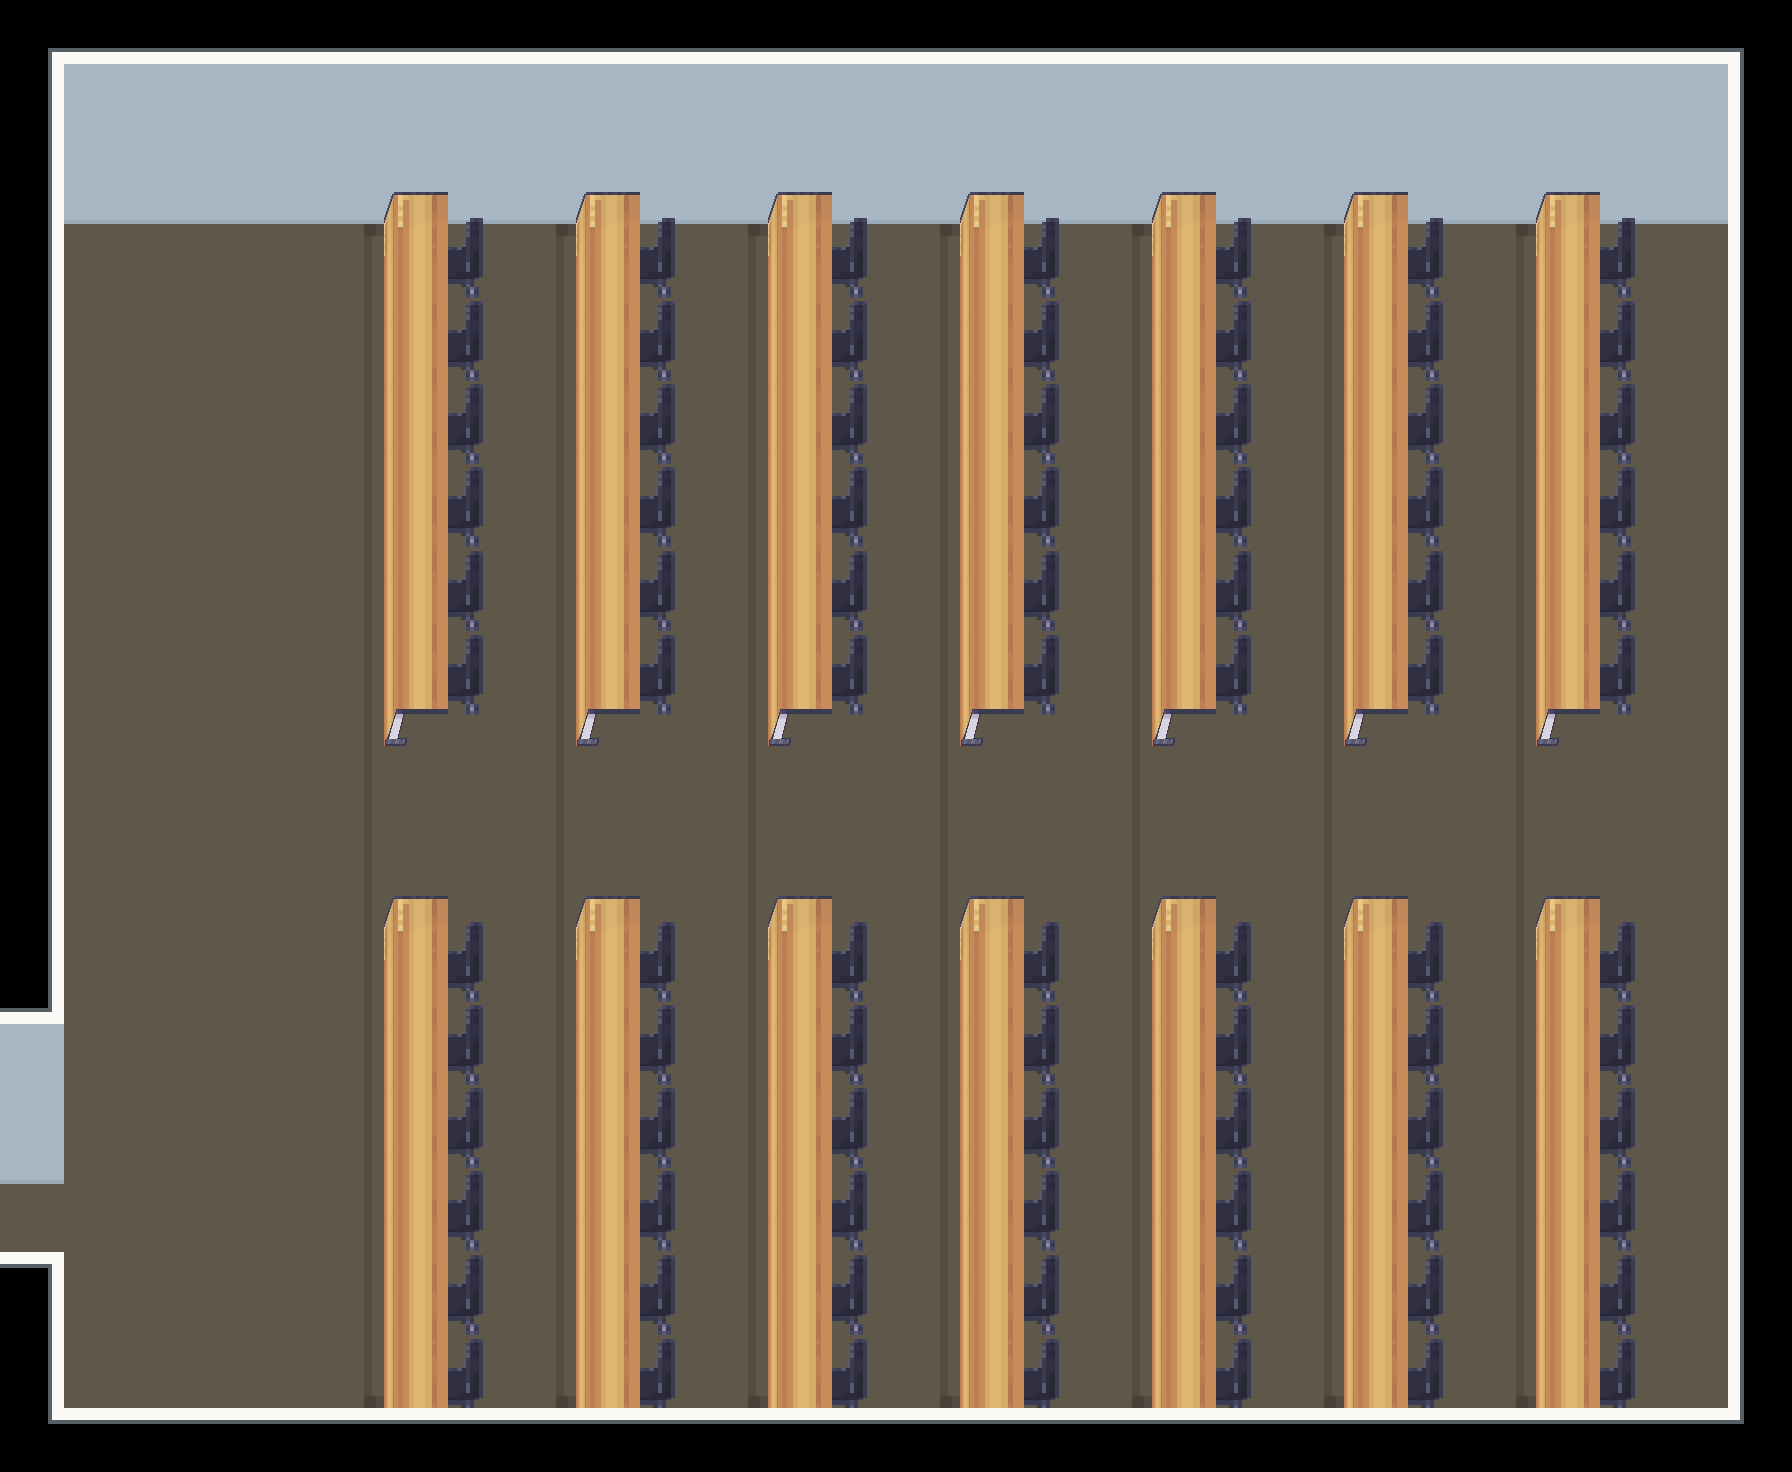

A level layout from a 2D game, rendered from its tile map. Below: a short description, then the map file with its tile-grid data intact:
An orthogonal 28x23 tile map with 64x64 px tiles, 2 tile layers (Floor, Furnishing), 2 tilesets and 21 objects (Player).

<map version="1.10" tiledversion="1.11.2" orientation="orthogonal" renderorder="right-down" width="28" height="23" tilewidth="64" tileheight="64" infinite="0" nextlayerid="6" nextobjectid="23">
 <properties>
  <property name="display_name" value="Lecture Hall 11" />
  <property name="display_title" value="Annexe Building (L2)" />
 </properties>
 <tileset firstgid="1" name="LCB_indoor" tilewidth="64" tileheight="64" tilecount="1550" columns="25">
  <image source="../../graphics/tilesets/indoor.png" width="1600" height="3968" />
 </tileset>
 <tileset firstgid="1551" name="LCB_furnishing" tilewidth="64" tileheight="64" tilecount="1007" columns="19">
  <image source="../../graphics/tilesets/furnishing.png" width="1216" height="3392" />
 </tileset>
 <layer id="1" name="Floor" width="28" height="23">
  <data encoding="csv">
11,1308,1308,1308,1308,1308,1308,1308,1308,1308,1308,1308,1308,1308,1308,1308,1308,1308,1308,1308,1308,1308,1308,1308,1308,1308,1308,12,
1356,1333,1333,1333,1333,1333,1333,1333,1333,1333,1333,1333,1333,1333,1333,1333,1333,1333,1333,1333,1333,1333,1333,1333,1333,1333,1333,1385,
1356,1358,1358,1358,1358,1358,1358,1358,1358,1358,1358,1358,1358,1358,1358,1358,1358,1358,1358,1358,1358,1358,1358,1358,1358,1358,1358,1385,
1356,1383,1383,1383,1383,1130,1383,1383,1130,1383,1383,1130,1383,1383,1130,1383,1383,1130,1383,1383,1130,1383,1383,1130,1383,1383,1383,1385,
1356,100,100,100,100,1080,100,100,1080,100,100,1080,100,100,1080,100,100,1080,100,100,1080,100,100,1080,100,100,100,1385,
1356,100,100,100,100,1080,100,100,1080,100,100,1080,100,100,1080,100,100,1080,100,100,1080,100,100,1080,100,100,100,1385,
1356,100,100,100,100,1080,100,100,1080,100,100,1080,100,100,1080,100,100,1080,100,100,1080,100,100,1080,100,100,100,1385,
1356,100,100,100,100,1080,100,100,1080,100,100,1080,100,100,1080,100,100,1080,100,100,1080,100,100,1080,100,100,100,1385,
1356,100,100,100,100,1080,100,100,1080,100,100,1080,100,100,1080,100,100,1080,100,100,1080,100,100,1080,100,100,100,1385,
1356,100,100,100,100,1080,100,100,1080,100,100,1080,100,100,1080,100,100,1080,100,100,1080,100,100,1080,100,100,100,1385,
1356,100,100,100,100,1080,100,100,1080,100,100,1080,100,100,1080,100,100,1080,100,100,1080,100,100,1080,100,100,100,1385,
1356,100,100,100,100,1080,100,100,1080,100,100,1080,100,100,1080,100,100,1080,100,100,1080,100,100,1080,100,100,100,1385,
1356,100,100,100,100,1080,100,100,1080,100,100,1080,100,100,1080,100,100,1080,100,100,1080,100,100,1080,100,100,100,1385,
1356,100,100,100,100,1080,100,100,1080,100,100,1080,100,100,1080,100,100,1080,100,100,1080,100,100,1080,100,100,100,1385,
1356,100,100,100,100,1080,100,100,1080,100,100,1080,100,100,1080,100,100,1080,100,100,1080,100,100,1080,100,100,100,1385,
63,100,100,100,100,1080,100,100,1080,100,100,1080,100,100,1080,100,100,1080,100,100,1080,100,100,1080,100,100,100,1385,
1333,100,100,100,100,1080,100,100,1080,100,100,1080,100,100,1080,100,100,1080,100,100,1080,100,100,1080,100,100,100,1385,
1358,100,100,100,100,1080,100,100,1080,100,100,1080,100,100,1080,100,100,1080,100,100,1080,100,100,1080,100,100,100,1385,
1383,100,100,100,100,1080,100,100,1080,100,100,1080,100,100,1080,100,100,1080,100,100,1080,100,100,1080,100,100,100,1385,
431,100,100,100,100,1080,100,100,1080,100,100,1080,100,100,1080,100,100,1080,100,100,1080,100,100,1080,100,100,100,1385,
1356,100,100,100,100,1080,100,100,1080,100,100,1080,100,100,1080,100,100,1080,100,100,1080,100,100,1080,100,100,100,1385,
1381,100,100,100,100,1105,100,100,1105,100,100,1105,100,100,1105,100,100,1105,100,100,1105,100,100,1105,100,100,100,1385,
36,1433,1433,1433,1433,1433,1433,1433,1433,1433,1433,1433,1433,1433,1433,1433,1433,1433,1433,1433,1433,1433,1433,1433,1433,1433,1433,37
</data>
 </layer>
 <layer id="2" name="Furnishing" width="28" height="23">
  <data encoding="csv">
0,0,0,0,0,0,0,0,0,0,0,0,0,0,0,0,0,0,0,0,0,0,0,0,0,0,0,0,
0,0,0,0,0,0,0,0,0,0,0,0,0,0,0,0,0,0,0,0,0,0,0,0,0,0,0,0,
0,0,0,0,0,0,0,0,0,0,0,0,0,0,0,0,0,0,0,0,0,0,0,0,0,0,0,0,
0,0,0,0,0,0,2245,2180,0,2245,2180,0,2245,2180,0,2245,2180,0,2245,2180,0,2245,2180,0,2245,2180,0,0,
0,0,0,0,0,0,2264,2199,0,2264,2199,0,2264,2199,0,2264,2199,0,2264,2199,0,2264,2199,0,2264,2199,0,0,
0,0,0,0,0,0,2264,2200,0,2264,2200,0,2264,2200,0,2264,2200,0,2264,2200,0,2264,2200,0,2264,2200,0,0,
0,0,0,0,0,0,2264,2219,0,2264,2219,0,2264,2219,0,2264,2219,0,2264,2219,0,2264,2219,0,2264,2219,0,0,
0,0,0,0,0,0,2264,2238,0,2264,2238,0,2264,2238,0,2264,2238,0,2264,2238,0,2264,2238,0,2264,2238,0,0,
0,0,0,0,0,0,2283,2257,0,2283,2257,0,2283,2257,0,2283,2257,0,2283,2257,0,2283,2257,0,2283,2257,0,0,
0,0,0,0,0,0,2264,2276,0,2264,2276,0,2264,2276,0,2264,2276,0,2264,2276,0,2264,2276,0,2264,2276,0,0,
0,0,0,0,0,0,2283,2295,0,2283,2295,0,2283,2295,0,2283,2295,0,2283,2295,0,2283,2295,0,2283,2295,0,0,
0,0,0,0,0,0,2302,2314,0,2302,2314,0,2302,2314,0,2302,2314,0,2302,2314,0,2302,2314,0,2302,2314,0,0,
0,0,0,0,0,0,0,0,0,0,0,0,0,0,0,0,0,0,0,0,0,0,0,0,0,0,0,0,
0,0,0,0,0,0,0,0,0,0,0,0,0,0,0,0,0,0,0,0,0,0,0,0,0,0,0,0,
0,0,0,0,0,0,2245,2180,0,2245,2180,0,2245,2180,0,2245,2180,0,2245,2180,0,2245,2180,0,2245,2180,0,0,
0,0,0,0,0,0,2264,2199,0,2264,2199,0,2264,2199,0,2264,2199,0,2264,2199,0,2264,2199,0,2264,2199,0,0,
0,0,0,0,0,0,2264,2200,0,2264,2200,0,2264,2200,0,2264,2200,0,2264,2200,0,2264,2200,0,2264,2200,0,0,
0,0,0,0,0,0,2264,2219,0,2264,2219,0,2264,2219,0,2264,2219,0,2264,2219,0,2264,2219,0,2264,2219,0,0,
0,0,0,0,0,0,2264,2238,0,2264,2238,0,2264,2238,0,2264,2238,0,2264,2238,0,2264,2238,0,2264,2238,0,0,
0,0,0,0,0,0,2264,2257,0,2264,2257,0,2264,2257,0,2264,2257,0,2264,2257,0,2264,2257,0,2264,2257,0,0,
0,0,0,0,0,0,2283,2276,0,2283,2276,0,2283,2276,0,2283,2276,0,2283,2276,0,2283,2276,0,2283,2276,0,0,
0,0,0,0,0,0,2283,2295,0,2283,2295,0,2283,2295,0,2283,2295,0,2283,2295,0,2283,2295,0,2283,2295,0,0,
0,0,0,0,0,0,0,0,0,0,0,0,0,0,0,0,0,0,0,0,0,0,0,0,0,0,0,0
</data>
 </layer>
 <objectgroup id="3" name="Entities">
  <object id="1" name="Player" x="128" y="1216">
   <properties>
    <property name="direction" value="right" />
    <property name="pos" value="annexe_2" />
   </properties>
   <point />
  </object>
 </objectgroup>
 <objectgroup id="4" name="Collisions">
  <object id="2" x="-63.3333" y="0" width="127.333" height="1117.33" />
  <object id="3" x="-66.6667" y="1234" width="132" height="232.667" />
  <object id="4" x="-68.6667" y="1376.67" width="1926.67" height="154" />
  <object id="5" x="-64" y="0" width="1922.67" height="161.333" />
  <object id="6" x="1722.67" y="-1.333" width="137.333" height="1473.33" />
  <object id="7" x="384" y="853" width="103" height="614" />
  <object id="8" x="574.5" y="853" width="103" height="618" />
  <object id="9" x="765.833" y="853.67" width="103" height="616" />
  <object id="10" x="958.5" y="853" width="103" height="612" />
  <object id="11" x="1149.83" y="852.33" width="103" height="618" />
  <object id="12" x="1341.83" y="855" width="103" height="618" />
  <object id="13" x="1533.83" y="851.67" width="103" height="622" />
  <object id="14" x="382.667" y="129.333" width="103" height="579" />
  <object id="15" x="573.5" y="130.5" width="103" height="578" />
  <object id="16" x="766" y="130" width="103" height="578" />
  <object id="17" x="958" y="125" width="103" height="582" />
  <object id="18" x="1150" y="154" width="103" height="554" />
  <object id="19" x="1342" y="153.5" width="103" height="554" />
  <object id="20" x="1533.5" y="154" width="103" height="554" />
 </objectgroup>
 <objectgroup id="5" name="Transition">
  <object id="22" x="49" y="1152.25" width="2.5" height="111.5">
   <properties>
    <property name="pos" value="annexe_2_hall11" />
    <property name="target" value="annexe_2" />
   </properties>
  </object>
 </objectgroup>
</map>
